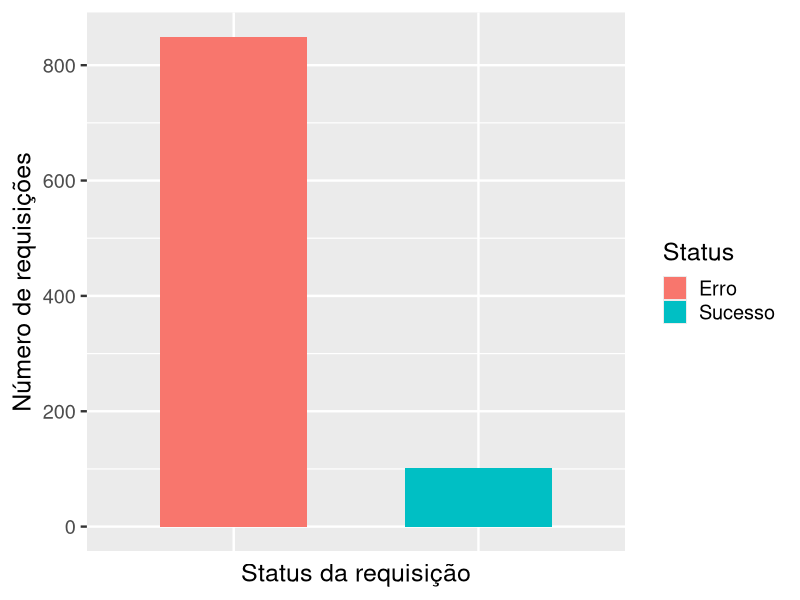
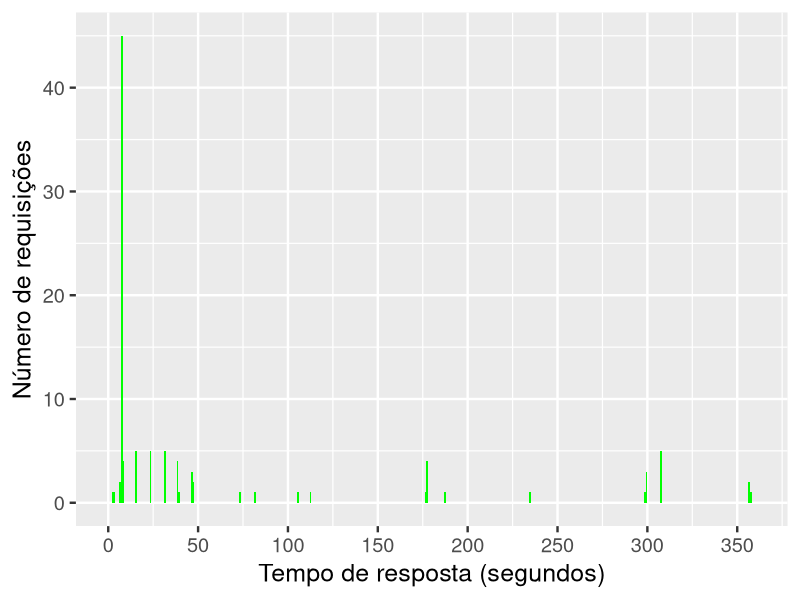
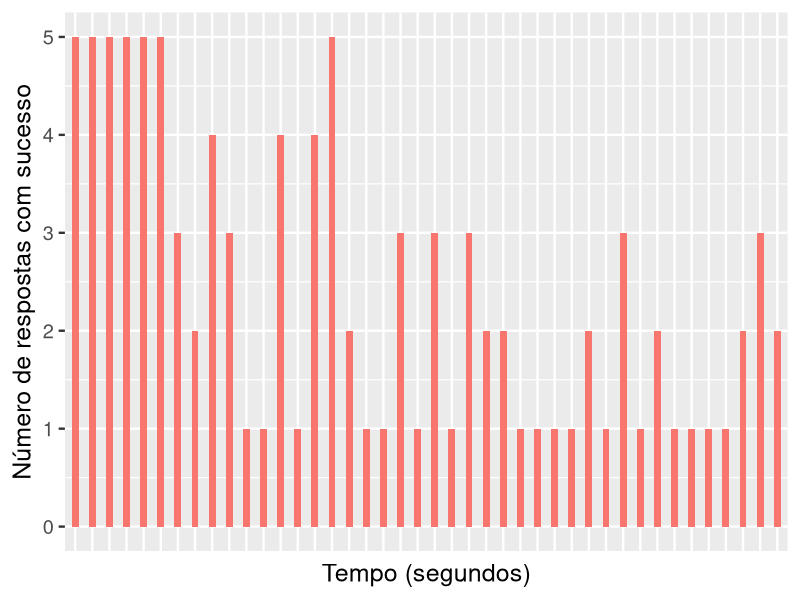

Here is the R script that generated these plots, in order:
require("ggplot2")

setwd("/home/kanashiro/Documents/USP/masters-degree-qualification/scripts")

data <- read.csv(file="response_time.csv", header=TRUE, sep=",")

data[c('request', 'answer')] <- sapply(data[c('request', 'answer')], function(x) as.POSIXct(x, format="%Y-%m-%dT%H:%M:%S", tz="UTC"))
data['result'] <- sapply(data['result'], function(x) factor(x))
#print(data)

##############################################################################

result <- data$result
rate <- as.data.frame(table(result))
#print(rate)

Status <- c("Erro", "Sucesso")
theme_set(theme_gray(base_size = 18))
png('rate.png')
ggplot(rate, aes(result, Freq, fill=Status)) + geom_bar(stat="identity", width=.6) +
xlab("Status da requisição") + ylab("Número de requisições") +
theme(axis.text.x=element_blank(), axis.ticks.x=element_blank())
dev.off()

##############################################################################

rate_data <- split(data, data$result)
#print(rate_data[['success']])
success <- rate_data[['success']]
error <- rate_data[['error']]

success$response_time <- success$answer - success$request
#print(success)

theme_set(theme_gray(base_size = 18))
png('response_time.png')
ggplot(data=success, aes(x=success$response_time)) + geom_histogram(breaks=seq(0,360,1), fill="green") +
scale_x_continuous(breaks=seq(0, 360, 50), lim=c(0,360)) +
xlab("Tempo de resposta (segundos)") + ylab("Número de requisições")
dev.off()

##############################################################################

answer <- success$answer
throughput <- as.data.frame(table(answer))
#print(throughput)

theme_set(theme_gray(base_size = 18))
png('throughput.png')
ggplot(throughput, aes(answer, Freq, fill="green")) + geom_bar(stat="identity", width=.4) +
ylab("Número de respostas com sucesso") + xlab("Tempo (segundos)") +
theme(axis.text.x=element_blank(), axis.ticks.x=element_blank(), legend.position="none")
dev.off()

